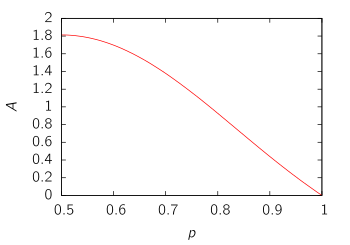

Recreate this plot in gnuplot.
load 'c1.gnuplot'
set term epslatex color solid header "\\usepackage[T1]{fontenc}\n\\usepackage{cmbright}\n\\renewcommand*\\familydefault{\\sfdefault}" standalone
set output 'lec2_3.tex'


unset key
set ylabel '$A$' offset 1.5,0
set xlabel '$p$'
plot [0.5:1] 4*x*(1-x)*(1+2*x*(1-x)+5*x*x*(1-x)*(1-x))
set output
!epstopdf lec2_3-inc.eps
!pdflatex lec2_3.tex
